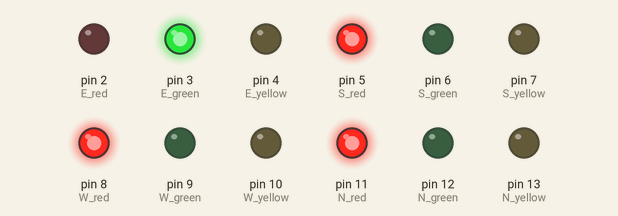
This sketch was run on a simulated Arduino Uno, built with avr-gcc and run on an emulated ATmega328P. On the bench: output pins drawn as LEDs (lit = HIGH).

Above: at 0.1 s.
At 5.1 s:
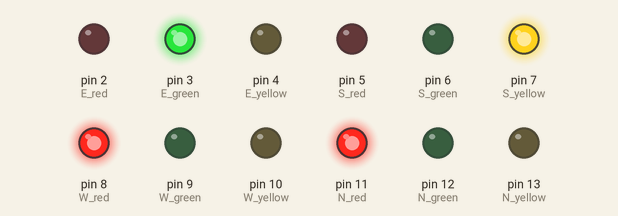
At 12.1 s:
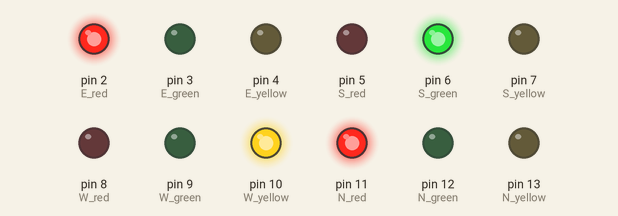
At 19.1 s:
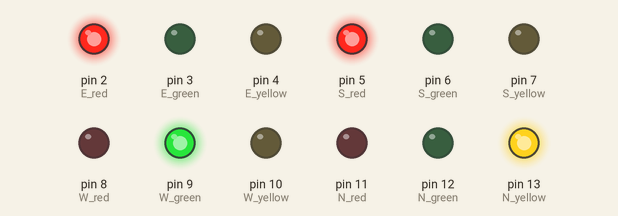
At 26.1 s:
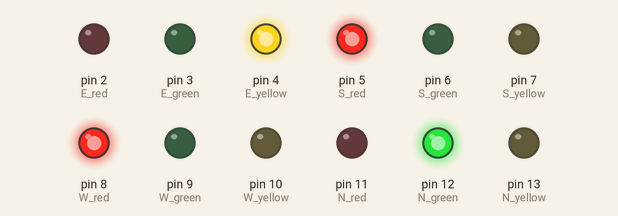
At 35.1 s:
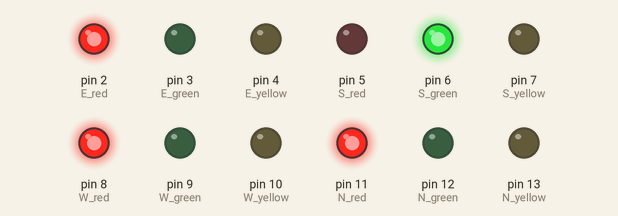
Timing chart, 0 to 36.6 s (numbered marks = the images above):
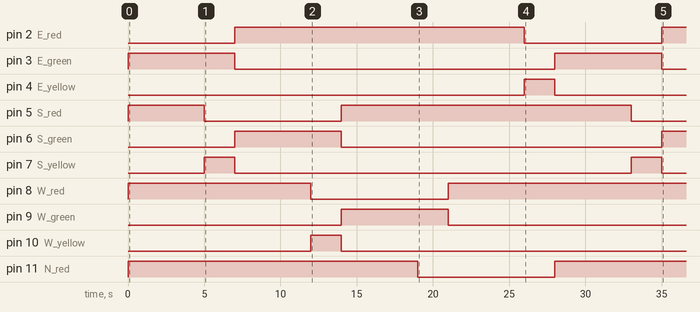

The sketch:

main.ino
```cpp
//East signal pins
#define E_red 2
#define E_green 3
#define E_yellow 4

//south signal pins
#define S_red 5
#define S_green 6
#define S_yellow 7

#define W_red 8
#define W_green 9
#define W_yellow 10

#define N_red 11
#define N_green 12
#define N_yellow 13

void setup()
{
  for(int i=2;i<14;i++)
  {
  pinMode(i,OUTPUT);
  }
}

void loop()
{
 E_allow();
 S_allow();
 W_allow();
 N_allow();
}


void E_allow()
{
digitalWrite(E_red,LOW);
 digitalWrite(E_green,HIGH);
 digitalWrite(E_yellow,LOW);

 digitalWrite(S_red,HIGH);
 digitalWrite(S_green,LOW);
 digitalWrite(S_yellow,LOW);

 digitalWrite(W_red,HIGH);
 digitalWrite(W_green,LOW);
 digitalWrite(W_yellow,LOW);

 digitalWrite(N_red,HIGH);
 digitalWrite(N_green,LOW);
 digitalWrite(N_yellow,LOW);

 delay(5000);
  digitalWrite(S_red,LOW);
 digitalWrite(S_green,LOW);
 digitalWrite(S_yellow,HIGH);
 delay(2000);

}


void S_allow()
{
  digitalWrite(E_red,HIGH);
 digitalWrite(E_green,LOW);
 digitalWrite(E_yellow,LOW);

 digitalWrite(S_red,LOW);
 digitalWrite(S_green,HIGH);
 digitalWrite(S_yellow,LOW);

 digitalWrite(W_red,HIGH);
 digitalWrite(W_green,LOW);
 digitalWrite(W_yellow,LOW);

 digitalWrite(N_red,HIGH);
 digitalWrite(N_green,LOW);
 digitalWrite(N_yellow,LOW);
 delay(5000);

 digitalWrite(W_red,LOW);
 digitalWrite(W_green,LOW);
 digitalWrite(W_yellow,HIGH);
 delay(2000);
}

void W_allow()
{
  digitalWrite(E_red,HIGH);
 digitalWrite(E_green,LOW);
 digitalWrite(E_yellow,LOW);

 digitalWrite(S_red,HIGH);
 digitalWrite(S_green,LOW);
 digitalWrite(S_yellow,LOW);

 digitalWrite(W_red,LOW);
 digitalWrite(W_green,HIGH);
 digitalWrite(W_yellow,LOW);

 digitalWrite(N_red,HIGH);
 digitalWrite(N_green,LOW);
 digitalWrite(N_yellow,LOW);
 delay(5000);

 digitalWrite(N_red,LOW);
 digitalWrite(N_green,LOW);
 digitalWrite(N_yellow,HIGH);
 delay(2000);
}

void N_allow()
{
  digitalWrite(E_red,HIGH);
 digitalWrite(E_green,LOW);
 digitalWrite(E_yellow,LOW);

 digitalWrite(S_red,HIGH);
 digitalWrite(S_green,LOW);
 digitalWrite(S_yellow,LOW);

 digitalWrite(W_red,HIGH);
 digitalWrite(W_green,LOW);
 digitalWrite(W_yellow,LOW);

 digitalWrite(N_red,LOW);
 digitalWrite(N_green,HIGH);
 digitalWrite(N_yellow,LOW);
 delay(5000);

 digitalWrite(E_red,LOW);
 digitalWrite(E_green,LOW);
 digitalWrite(E_yellow,HIGH);
 delay(2000);
}
```

Measured:
- by itself, pin 2 (E_red): LOW → HIGH at 7.0 s, → LOW 19.0 s later, → HIGH 9.0 s later
- by itself, pin 3 (E_green): alternates HIGH for 7.0 s and LOW for 21.0 s
- by itself, pin 4 (E_yellow): LOW → HIGH at 26.0 s, → LOW 2.0 s later
- by itself, pin 5 (S_red): LOW → HIGH at 0.00 s, → LOW 5.0 s later, → HIGH 9.0 s later, → LOW 19.0 s later
- by itself, pin 6 (S_green): LOW → HIGH at 7.0 s, → LOW 7.0 s later, → HIGH 21.0 s later
- by itself, pin 7 (S_yellow): alternates HIGH for 2.0 s and LOW for 26.0 s
- by itself, pin 8 (W_red): LOW → HIGH at 0.00 s, → LOW 12.0 s later, → HIGH 9.0 s later
- by itself, pin 9 (W_green): LOW → HIGH at 14.0 s, → LOW 7.0 s later
